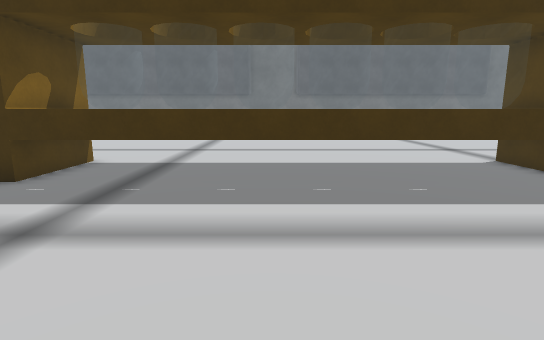
View 1 (above)

14 first-person views from a walk through a Unity game level. The camera is 1.4 m above the floor, tilts 10° down and sees 80° across. The floor is counted in squares, 1 m on a side. Each view is taken from the middle of a square. On the plan, view 1 faces up. The plan holds only what a view shows up to about 15 squares ahead; the rest is blank. The place goes on beyond the plan. The player is left out. Some surface patterns are stand-ins.

View 2
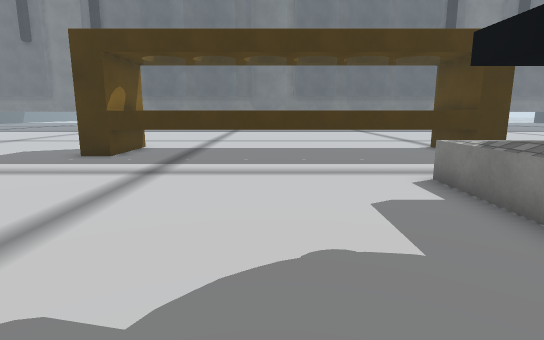

View 3
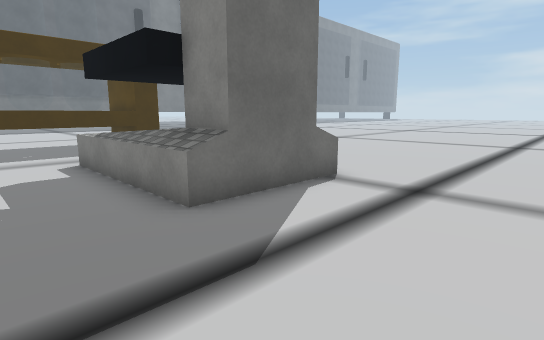

View 4
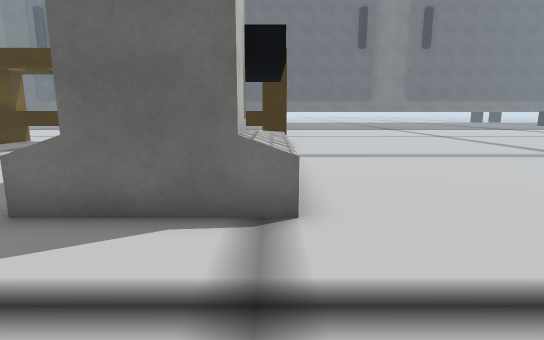

View 5
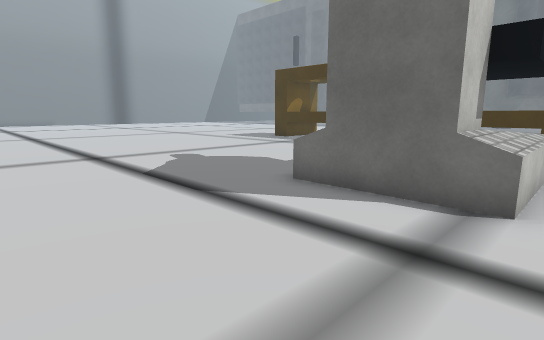

View 6
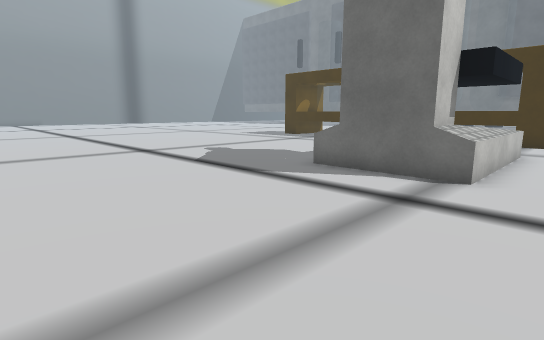

View 7
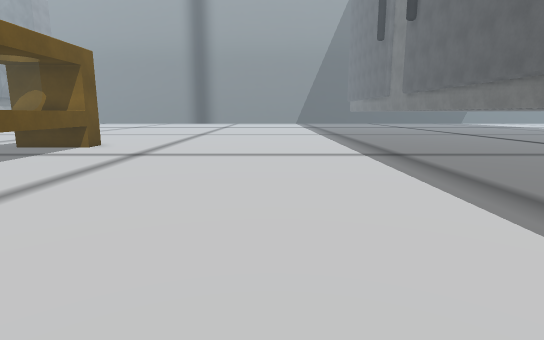

View 8
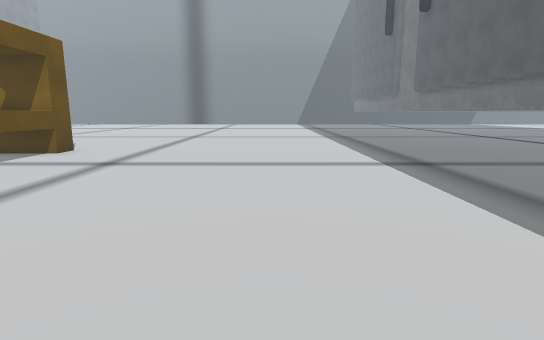

View 9
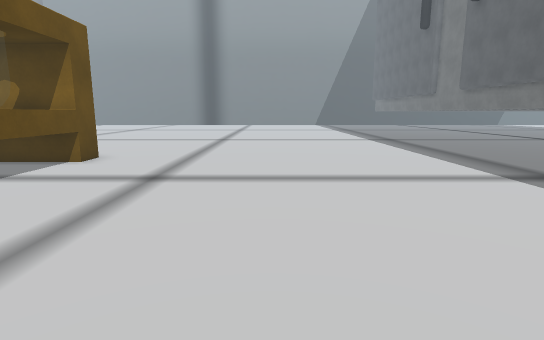

View 10
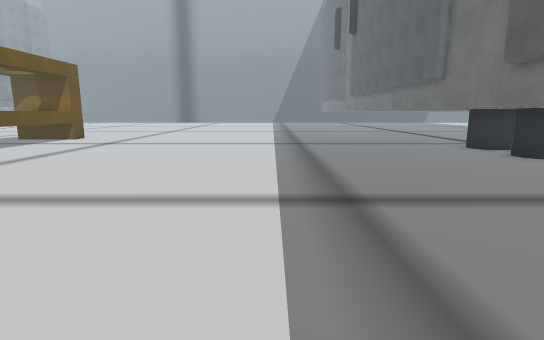

View 11
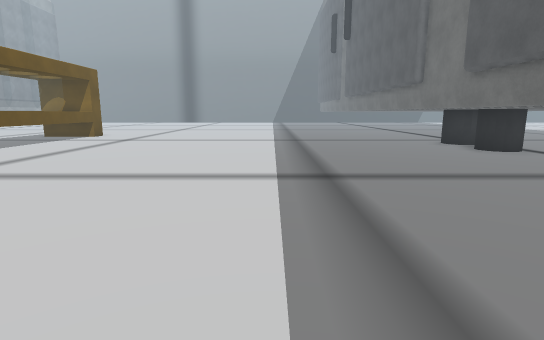

View 12
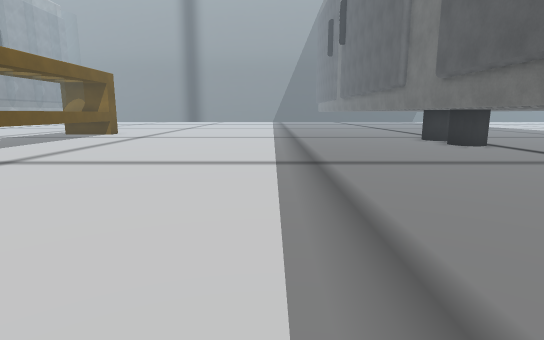

View 13
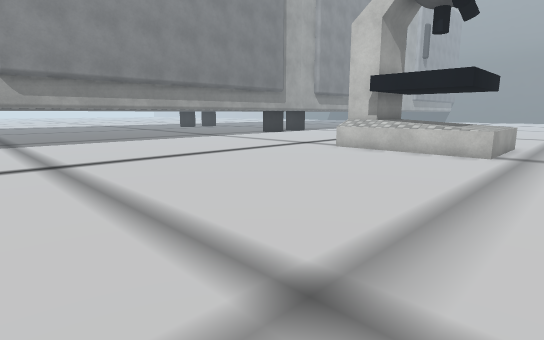

View 14
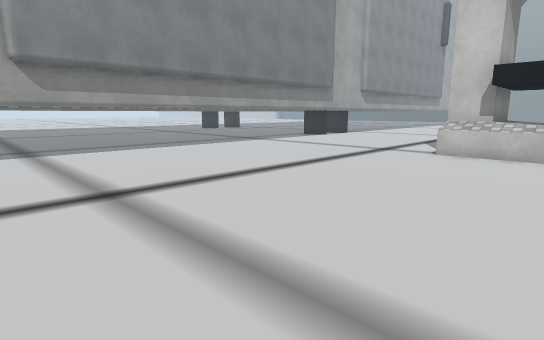

### Floor plan
Key: @ floor where view 1 was taken; # wall or solid block; . floor; ^ raised ledge.
Columns run from 11 left of view 1 to 19 right of it. Each row starts with its distance up from view 1.
 29            ###
 28           ####
 27 ###################
 26 .....................
 25 .......................
 24 ........................
 23 .........................
 22 ..........................
 21 ..........................
 20 .......................... .
 19 ..........................
 18 ..........................
 17 .........................
 16 ........................
 15 .......................
 14 .....................
 13 .....................
 12 ....................
 11 ....................
 10 ...................
  9 .....#^^^^^^^^^   #
  8 .....#^           #...........
  7   ...#^^^^^^^^^^^^#...........
  6    .............. ............
  5    .............. ........... .
  4     ..........................
  3      ..........^^^^............
  2       .........^^^^............
  1       .........^^^^............
  0       .....@...^^^^............
 -1      ..........^^^^............
 -2     ...........###^............
 -3    ............^##^............
 -4   .............................
 -5  ..............................
 -6  .............................
 -7   ............................
 -8   ............................
 -9      .........................
-10               ..... ..........
-11                      #########

Where each view was taken, in squares from view 1:
view 1: 0 up, 0 right, facing up
view 2: 4 down, 0 right, facing up
view 3: 7 down, 1 right, facing up-right
view 4: 7 down, 7 right, facing up
view 5: 8 down, 8 right, facing up-left
view 6: 10 down, 9 right, facing up-left
view 7: 17 up, 8 right, facing left
view 8: 17 up, 6 right, facing left
view 9: 15 up, 4 right, facing left
view 10: 20 up, 12 right, facing left
view 11: 20 up, 14 right, facing left
view 12: 20 up, 16 right, facing left
view 13: 5 up, 19 right, facing down-left
view 14: 1 up, 19 right, facing down-left
